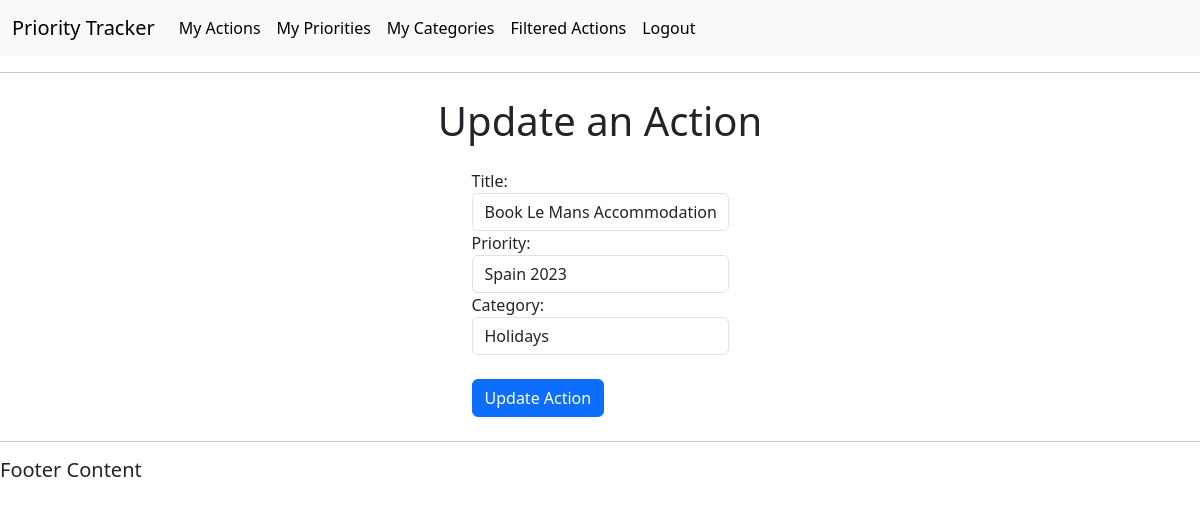
The app's page /update-action/5/ (signed in), older data.
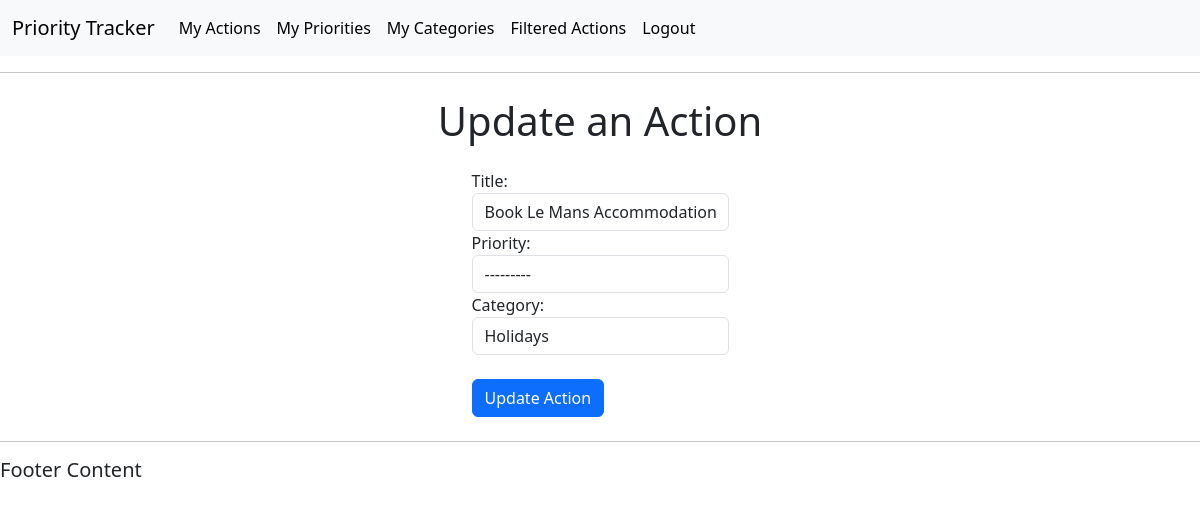
The same page, newer data.
### actions/models.py (models this page shows, shortened)
class Action(models.Model):
    title = models.CharField(max_length=50, null=False, blank=False)
    tracked_time = models.DurationField(null=True, blank=True)
    active_tracked_time = models.DurationField(null=True, blank=True)
    tracked_start = models.DateTimeField(null=True, blank=True)
    tracked_stop = models.DateTimeField(null=True, blank=True)
    done_status = models.BooleanField(null=False, blank=False, default=False)
    action_date = models.DateField(auto_now_add=True)
    tracking_status = models.BooleanField(null=False, blank=False, default=False)
    category = models.ForeignKey(
        Category, on_delete=models.CASCADE, null=True, blank=True)
    priority = models.ForeignKey(
        Priority, on_delete=models.CASCADE, null=True, blank=True, limit_choices_to={'activeStatus': True})
    user = models.ForeignKey(
        settings.AUTH_USER_MODEL, on_delete=models.CASCADE, related_name="action", null=True)

class Priority(models.Model):
    title = models.CharField(max_length=50, null=False, blank=False)
    description = models.CharField(max_length=150)
    activeStatus = models.BooleanField(null=False, blank=False, default=True)
    category = models.ForeignKey(
        Category, on_delete=models.CASCADE, null=True, blank=True)
    user = models.ForeignKey(
        settings.AUTH_USER_MODEL, on_delete=models.CASCADE, related_name="priorities", null=True)
    def __str__(self):
        return str(self.title)

class Category(models.Model):
    title = models.CharField(max_length=50, null=False, blank=False)
    description = models.CharField(max_length=150)
    user = models.ForeignKey(
        settings.AUTH_USER_MODEL, on_delete=models.CASCADE, related_name="categories", null=True)
    def __str__(self):
        return str(self.title)

### actions/views.py (the view)
# urls.py: path('update-action/<str:pk>/', views.update_action, name='update_action'),
@login_required(login_url='login')
def update_action(request, pk):
    action = Action.objects.get(id=pk)
    actionform = ActionForm(instance=action)
    if request.method == "POST":
        actionform = ActionForm(request.POST, instance=action)
        if actionform.is_valid():
            actionform.save()
            return redirect('/actions/')
    context = {'actionform': actionform}
    return render(request, 'actions/update_action.html', context)

### actions/forms.py
class ActionForm(ModelForm):
    class Meta:
        model = Action
        fields = ['title', 'priority', 'category']
        widgets = {
                'title': forms.TextInput(attrs={'class': 'form-control'}),
                'priority': forms.Select(attrs={'class': 'form-control'}),
                'category': forms.Select(attrs={'class': 'form-control'}),
            }

### actions/templates/actions/update_action.html (shortened to what this page needs)
{% extends 'actions/main.html' %}
{% block content %}
<body>
    <h1 class="d-flex p-2 justify-content-center">Update an Action</h1>
    <div class="d-flex justify-content-center mb-3 form-group p-2">
        <form method="POST" action="">
            {{actionform}}
            <br>
            <button class="btn btn-primary" type="submit" name="Update Action">Update Action</button>
        </form>
    </div>
</body>
{% endblock %}

Row changes from the older to the newer data that the page shows:
changed Action "Holidays": priority "Spain 2023" → "---------"
